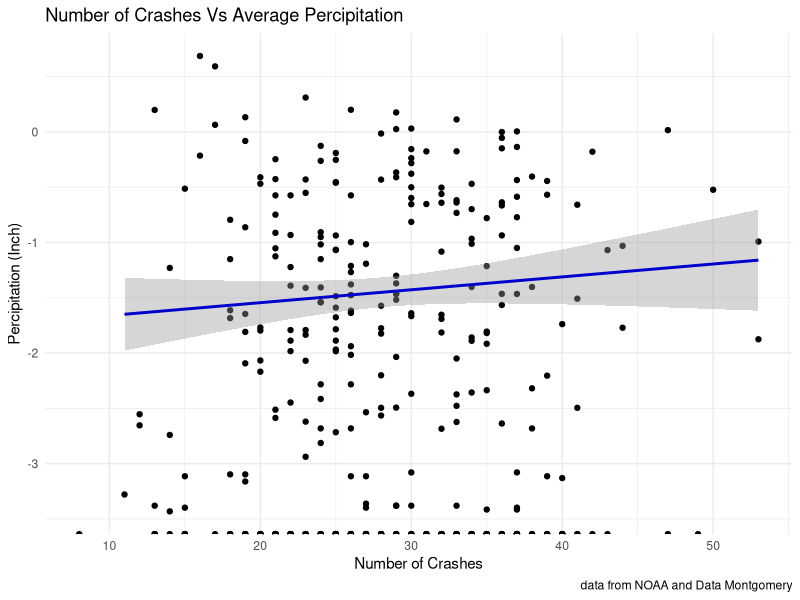
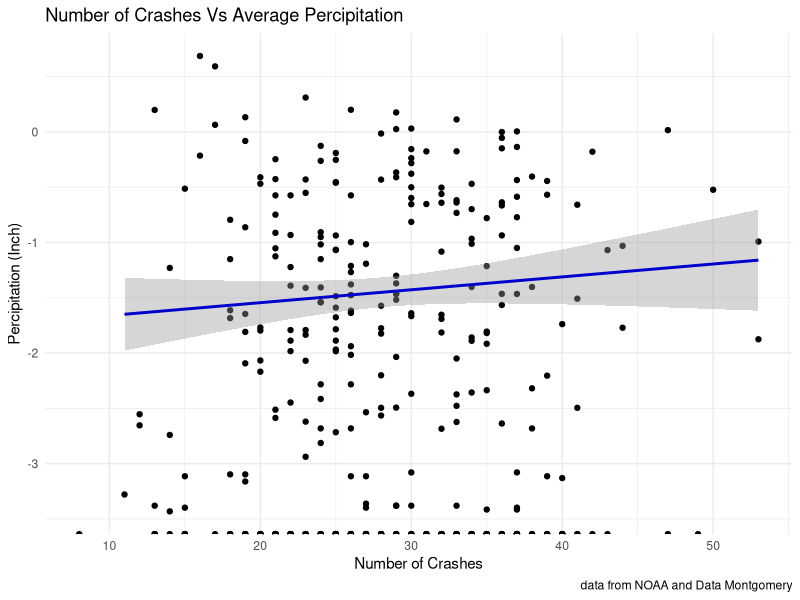

These charts were generated, in order, by the following R code:
## ---- chunk 1
library(tidyverse)
## ---- chunk 2
#upload crash data then create new dataset which is just the number of crashes for a given day
setwd("~/Data205/Data-205-Capstone-Paul-Hanscom/data/external")
Crash <- read.csv("CleanedCrashData.csv")
Crash_Count <- Crash |>
  count(date, name = "count") 

#upload weather data then create new dataset of daily precipitation averages
setwd("~/Data205/Data-205-Capstone-Paul-Hanscom/data/processed")
Weather <- read.csv("CleanedWeatherData.csv")
Avg_Prcp <- Weather |>
  group_by(date) |>
  summarise(avg_prcp = mean(totalprcp)) |> 
  ungroup()   

#merge two new datasets based on date.
Crash_Prcp <- merge(Crash_Count, Avg_Prcp, by = "date")
## ---- chunk 3
# graph average precipitation vs number of crashes
p1 <- ggplot(Crash_Prcp, aes(x = count,y = log10(avg_prcp)))+
  geom_point()+
  geom_smooth(method = "lm", se = TRUE, color = "Blue3", linetype = "solid")+
  labs(
    title = "Number of Crashes Vs Average Percipitation",
    x = "Number of Crashes",
    y = "Percipitation (Inch)",
    caption = "data from NOAA and Data Montgomery"
  ) +
  theme_minimal()
p1
#save graph to github
setwd("~/Data205/Data-205-Capstone-Paul-Hanscom/analysis/images")
ggsave("AvgPrcp_vs_NumCrashes.png", plot = p1, width = 8, height = 6)
## ---- chunk 4
#Conduct correlation test
result <- cor.test(Crash_Prcp$count, Crash_Prcp$avg_prcp)

print(result)
